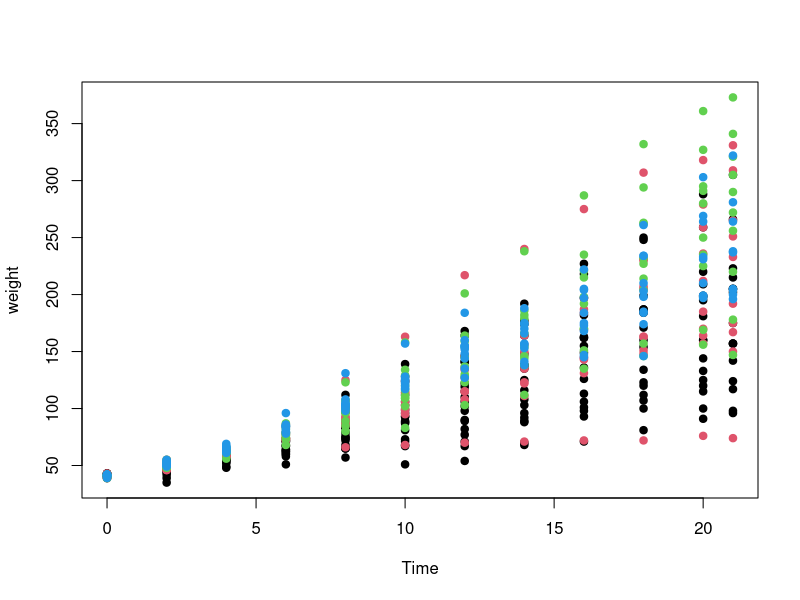

This figure's R source:
## ---- chunk 1
knitr::opts_chunk$set(echo = TRUE)
## ---- chunk 2
summary(ChickWeight)
## ---- chunk 3
with(ChickWeight, plot(Time, weight, col=Diet, pch=19))
